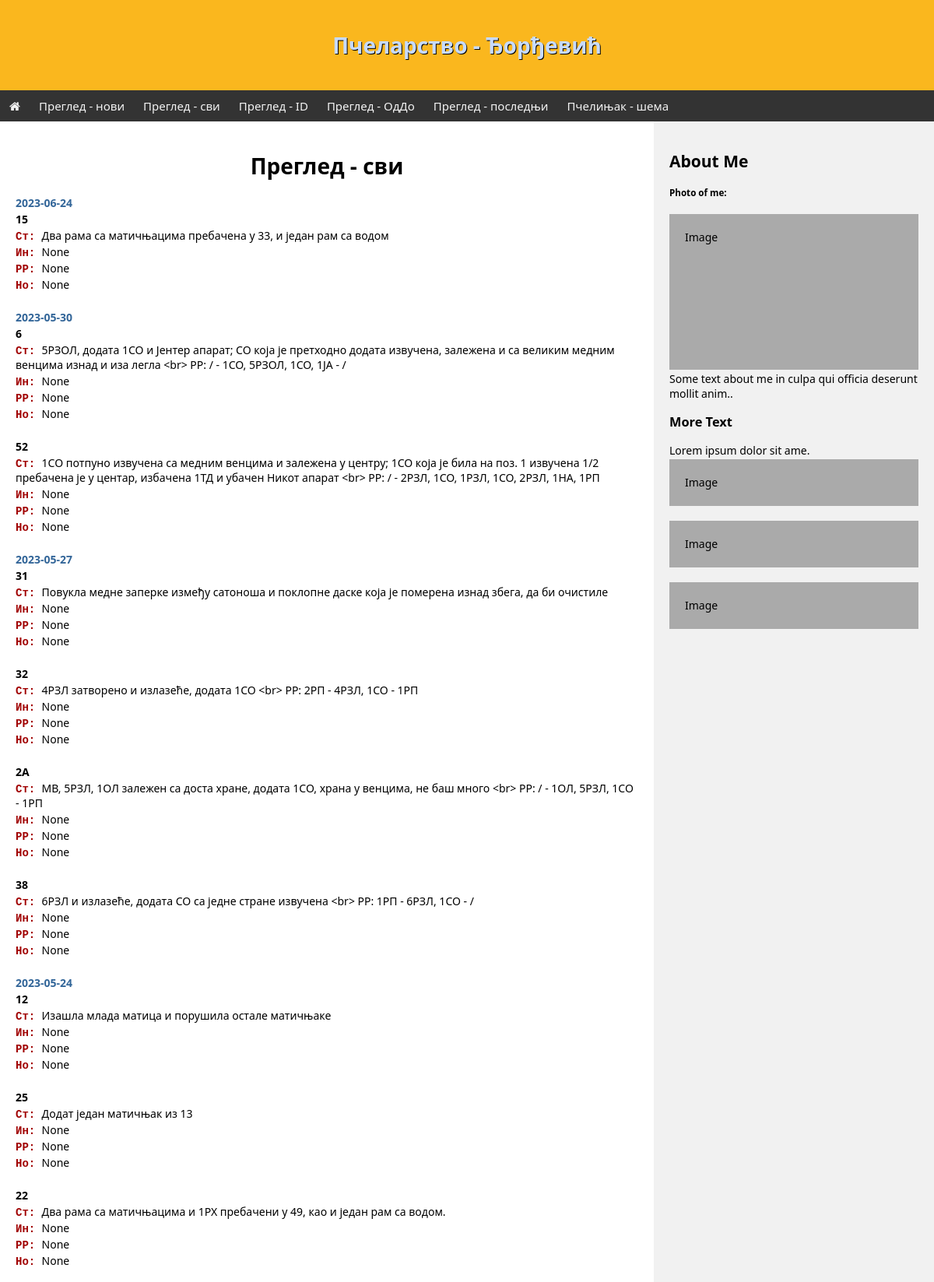
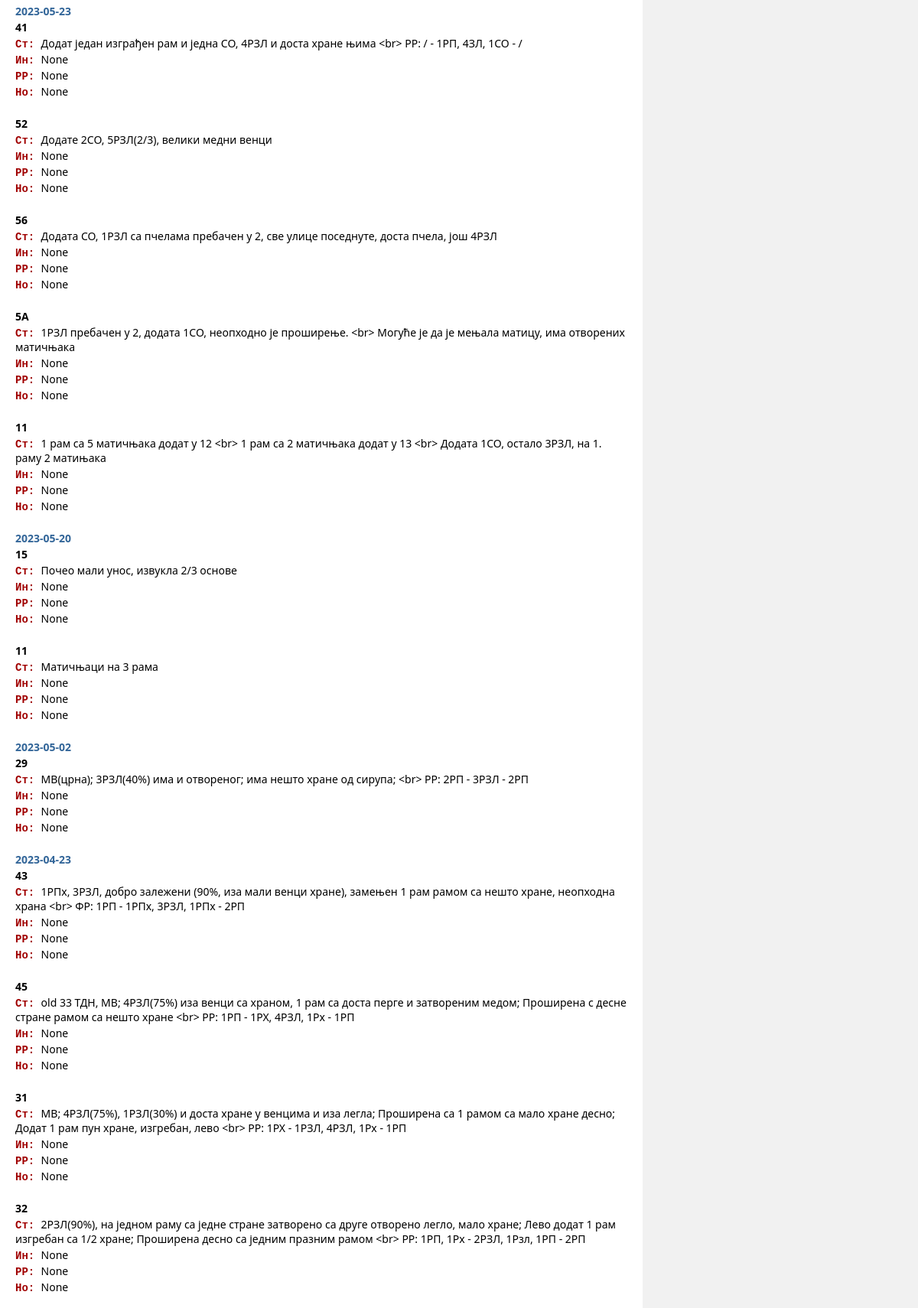
The app's page /inspect_all (upper part) with its own data (2 pictures, top to bottom).
### tables this page shows
CREATE TABLE inspect (id INTEGER PRIMARY KEY ASC AUTOINCREMENT NOT NULL, hive_id TEXT (2) NOT NULL, date DATE NOT NULL, state VARCHAR (255), interv VARCHAR (255), frames VARCHAR (127), note VARCHAR (255));

### app.py (the view)
@app.route("/inspect_all")
def inspect_all():
    db = os.path.join(app.root_path, 'pcelinjak.db')
    con = sqlite3.connect(db)
    cur = con.cursor()
    sql="""
    SELECT date, hive_id, state, interv, frames, note
    FROM inspect
    ORDER BY date DESC
    """
    cur.execute(sql)
    rew=cur.fetchall()
    con.close()
    return render_template("inspect_all.html", review=rew)

### templates/inspect_all.html (shortened to what this page needs)
{% extends 'template.html' %}
{% block content %}
  <h1>Преглед - сви</h1>
	{% set difdate = [] %}
	{% for (date, hive_id, state, interv, frames, note) in review %}
		{% if date not in difdate %}
			<p style="color: #336699;"><b>{{ date }}</b></p>
		{% endif %}
		<p><b>{{ hive_id }}</b></p>
		<p><span class="vst">Ст: </span>{{ state }}</p>
		<p><span class="vst">Ин: </span>{{ interv }}</p>
		<p><span class="vst">РР: </span>{{ frames }}</p>
		<p><span class="vst">Но: </span>{{ note }}</p>
		<br>
	{% endfor %}
{% endblock content %}

### static/css/style.css (style rules this page uses)
* { box-sizing: border-box; }
body { margin: 0; font-family: 'Segoe UI', Tahoma, Geneva, Verdana, sans-serif; font-size: 14px; }
p { margin-top: 2px; margin-bottom: 2px; }
h1 { text-align: center; }
.vst { color: #a00000; font-weight: 600; font-family: 'Courier New', Courier, monospace; }

### records on screen
inspect: date "2023-06-24", hive "15", state "Два рама са матичњацима пребачена у 33, и један рам са водом", interv "None", frames "None", note "None"
inspect: date "2023-05-30", hive "6", state "5РЗОЛ, додата 1СО и Јентер апарат; СО која је претходно додата извучена, залежена и са великим медним венцима изнад и иза легла <br> РР: / - 1СО, 5РЗОЛ, 1СО, 1ЈА - /", interv "None", frames "None", note "None"
inspect: hive "52", state "1СО потпуно извучена са медним венцима и залежена у центру; 1СО која је била на поз. 1 извучена 1/2 пребачена је у центар, избачена 1ТД и убачен Никот апарат <br> РР: / - 2РЗЛ, 1СО, 1РЗЛ, 1СО, 2РЗЛ, 1НА, 1РП", interv "None", frames "None", note "None"
inspect: date "2023-05-27", hive "31", state "Повукла медне заперке између сатоноша и поклопне даске која је померена изнад збега, да би очистиле", interv "None", frames "None", note "None"
inspect: hive "32", state "4РЗЛ затворено и излазеће, додата 1СО <br> РР: 2РП - 4РЗЛ, 1СО - 1РП", interv "None", frames "None", note "None"
inspect: hive "2A", state "МВ, 5РЗЛ, 1ОЛ залежен са доста хране, додата 1СО, храна у венцима, не баш много <br> РР: / - 1ОЛ, 5РЗЛ, 1СО - 1РП", interv "None", frames "None", note "None"
inspect: hive "38", state "6РЗЛ и излазеће, додата СО са једне стране извучена <br> РР: 1РП - 6РЗЛ, 1СО - /", interv "None", frames "None", note "None"
inspect: date "2023-05-24", hive "12", state "Изашла млада матица и порушила остале матичњаке", interv "None", frames "None", note "None"
inspect: hive "25", state "Додат један матичњак из 13", interv "None", frames "None", note "None"
inspect: hive "22", state "Два рама са матичњацима и 1РХ пребачени у 49, као и један рам са водом.", interv "None", frames "None", note "None"
inspect: date "2023-05-23", hive "41", state "Додат један изграђен рам и једна СО, 4РЗЛ и доста хране њима <br> РР: / - 1РП, 4ЗЛ, 1СО - /", interv "None", frames "None", note "None"
inspect: hive "52", state "Додате 2СО, 5РЗЛ(2/3), велики медни венци", interv "None", frames "None", note "None"
inspect: hive "56", state "Додата СО, 1РЗЛ са пчелама пребачен у 2, све улице поседнуте, доста пчела, још 4РЗЛ", interv "None", frames "None", note "None"
inspect: hive "5A", state "1РЗЛ пребачен у 2, додата 1СО, неопходно је проширење. <br> Могуће је да је мењала матицу, има отворених матичњака", interv "None", frames "None", note "None"
inspect: hive "11", state "1 рам са 5 матичњака додат у 12 <br> 1 рам са 2 матичњака додат у 13 <br> Додата 1СО, остало 3РЗЛ, на 1. раму 2 матињака", interv "None", frames "None", note "None"
inspect: date "2023-05-20", hive "15", state "Почео мали унос, извукла 2/3 основе", interv "None", frames "None", note "None"
inspect: hive "11", state "Матичњаци на 3 рама", interv "None", frames "None", note "None"
inspect: date "2023-05-02", hive "29", state "МВ(црна); 3РЗЛ(40%) има и отвореног; има нешто хране од сирупа; <br> РР: 2РП - 3РЗЛ - 2РП", interv "None", frames "None", note "None"
inspect: date "2023-04-23", hive "43", state "1РПх, 3РЗЛ, добро залежени (90%, иза мали венци хране), замењен 1 рам рамом са нешто хране, неопходна храна <br> ФР: 1РП - 1РПх, 3РЗЛ, 1РПх - 2РП", interv "None", frames "None", note "None"
inspect: hive "45", state "old 33 ТДН, МВ; 4РЗЛ(75%) иза венци са храном, 1 рам са доста перге и затвореним медом; Проширена с десне стране рамом са нешто хране <br> РР: 1РП - 1РХ, 4РЗЛ, 1Рх - 1РП", interv "None", frames "None", note "None"
inspect: hive "31", state "МВ; 4РЗЛ(75%), 1РЗЛ(30%) и доста хране у венцима и иза легла; Проширена са 1 рамом са мало хране десно; Додат 1 рам пун хране, изгребан, лево <br> РР: 1РХ - 1РЗЛ, 4РЗЛ, 1Рх - 1РП", interv "None", frames "None", note "None"
inspect: hive "32", state "2РЗЛ(90%), на једном раму са једне стране затворено са друге отворено легло, мало хране; Лево додат 1 рам изгребан са 1/2 хране; Проширена десно са једним празним рамом <br> РР: 1РП, 1Рх - 2РЗЛ, 1Рзл, 1РП - 2РП", interv "None", frames "None", note "None"
